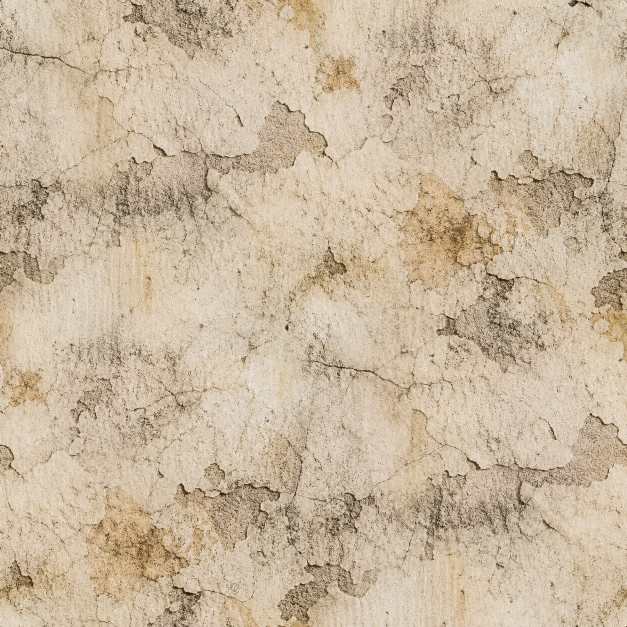
#> input picture assets-src/material/grund-kalk.png, 1254 x 1254 px, given in place of grund-kalk.webp, which was not available (shown at 1/2 size)
$ python make_og_image.py
#> lines starting #> are read from the running program, lines starting #| are printed output that depends on the picture; pictures that were not available may be replaced by others from this repository, and a replacement may not be noted
"""Erzeugt das Teilbild der Mondlese als Stillleben aus den echten Material-Fotos.

    python3 scripts/make_og_image.py

Ergebnis: public/assets/og-mondlese.png (1200x630) — die Wortmarke auf
weißer Galeriewand, darum herum Feder, Orakelknochen, Wurzel und Rinde
angeschnitten am Rand, darunter Wurfstäbe, Astragal und die fünf
Pigmentsteine wie nach einem Wurf auf dem Tisch.

Die Schriften (IM Fell English, Cormorant Garamond) liegen nicht im Repo.
Wer das Bild neu bauen will, legt sie als TTF unter scripts/fonts/ ab
oder setzt MONDLESE_FONT_DIR; ohne sie bricht das Skript mit einem
Hinweis ab, statt eine falsche Schrift zu setzen.
"""
import math
import os
import sys
from collections import deque

import numpy as np
from PIL import Image, ImageDraw, ImageEnhance, ImageFilter, ImageFont

W, H = 1200, 630
MAT = "public/assets/material"
SRC = "assets-src/material"
OUT = "public/assets/og-mondlese.jpg"
FONT_DIR = os.environ.get("MONDLESE_FONT_DIR", "scripts/fonts")

WALL = (251, 250, 247)
INK = (43, 36, 26)
SUB = (74, 62, 44)

# [39 lines left out: function freisteller, not called in this run]


def ground() -> Image.Image:
    """Weiße Galeriewand mit einer Ahnung von Kalkstruktur."""
    base = Image.new("RGB", (W, H), WALL)
    kalk = Image.open(f"{MAT}/grund-kalk.webp").convert("RGB")
#> kalk is the input picture: PIL image 1254x1254 RGB; mean R, G, B 201.8, 183.5, 158.7
    s = max(W / kalk.width, H / kalk.height)
#> s = 0.957
    kalk = kalk.resize((int(kalk.width * s) + 1, int(kalk.height * s) + 1),
                       Image.LANCZOS).crop((0, 0, W, H))
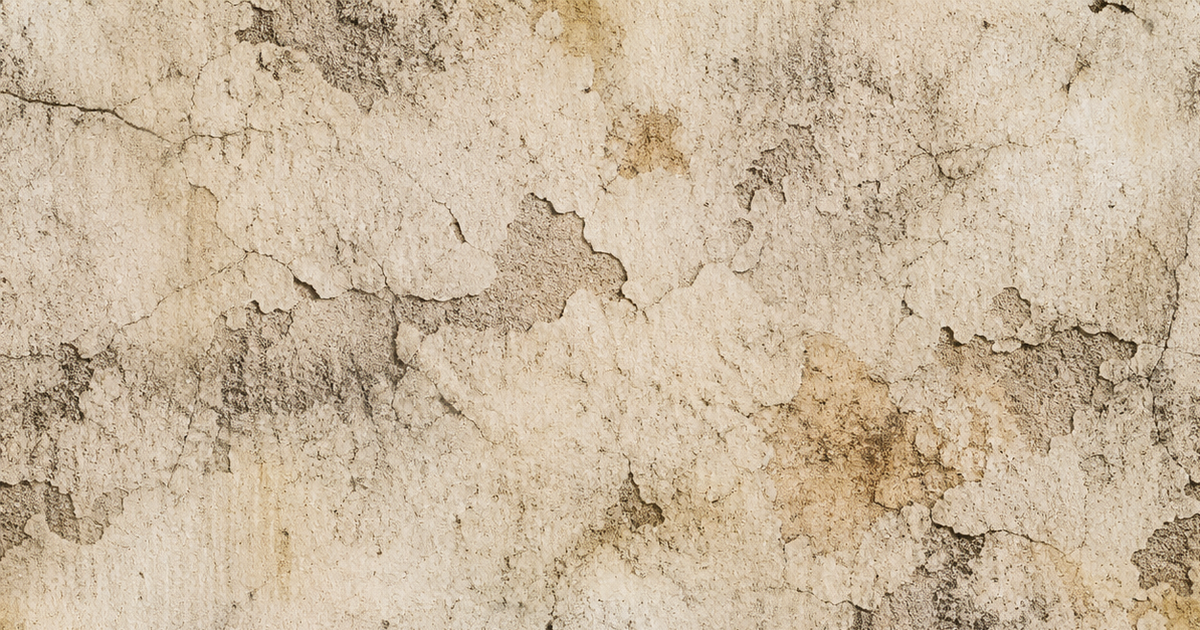
#> kalk: PIL image 1200x630 RGB; mean R, G, B 202, 183.7, 158.8
    kalk = ImageEnhance.Color(ImageEnhance.Brightness(kalk).enhance(1.3)).enhance(0.45)
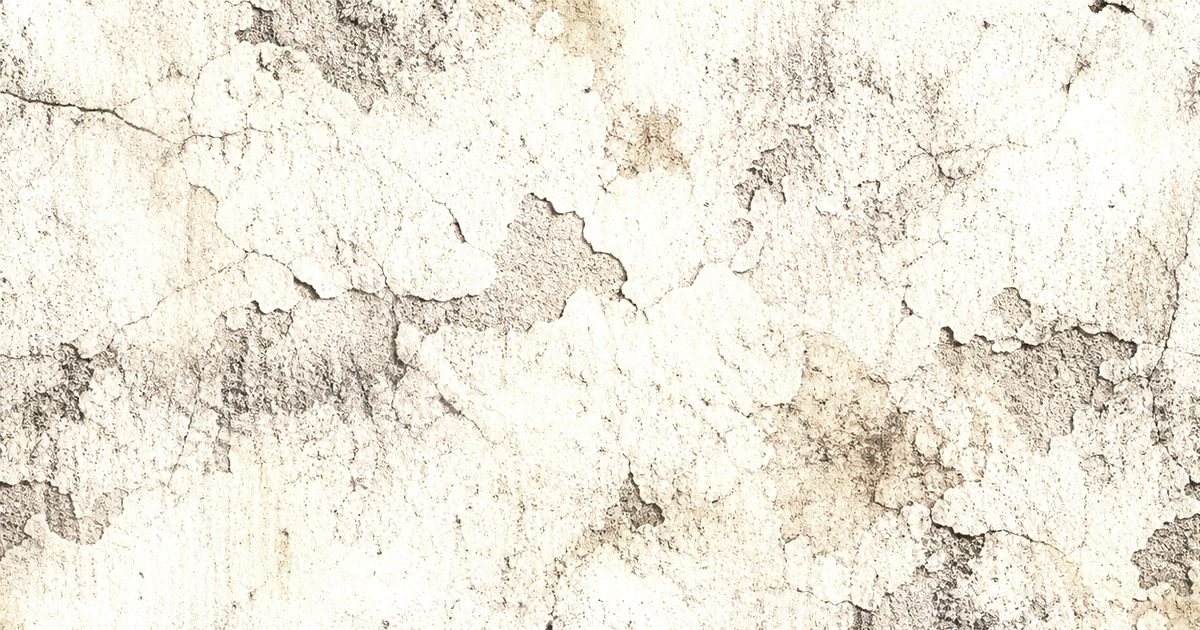
#> kalk: PIL image 1200x630 RGB; mean R, G, B 238.3, 233.1, 220.7
    return Image.blend(base, kalk, 0.17)


def place(canvas, img, *, height=None, angle=0.0, center=None, topleft=None,
          shadow=(7, 12, 14, 0.32)):
    """Legt ein Freisteller-Objekt mit weichem Schlagschatten auf die Wand.

    Licht kommt in der ganzen Fotostrecke von links oben, der Schatten also
    immer nach rechts unten.
    """
#> called with img = 'objekt-feder.webp', height = 178, angle = -31, topleft = (46, -34), shadow = (5, 9, 10, 0.26)
    im = img if isinstance(img, Image.Image) else Image.open(f"{MAT}/{img}").convert("RGBA")
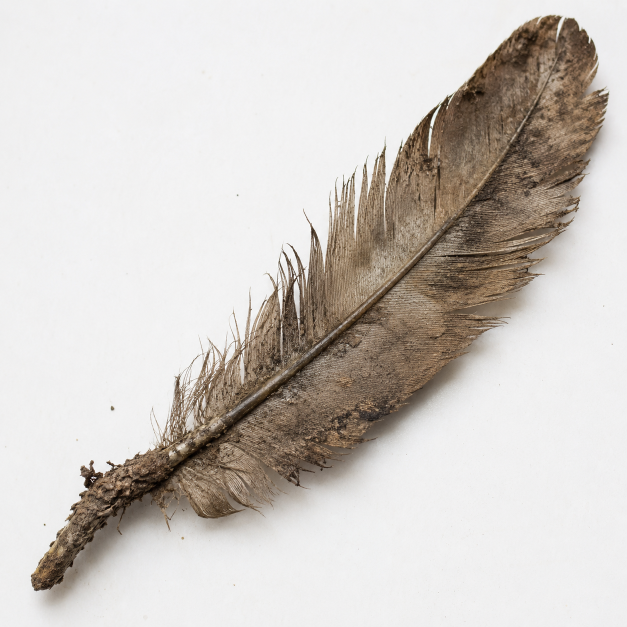
#> input picture assets-src/material/objekt-feder.png, 1254 x 1254 px, given in place of objekt-feder.webp, which was not available (shown at 1/2 size)
    if height:
        im = im.resize((max(1, round(im.width * height / im.height)), height), Image.LANCZOS)
#> im: PIL image 178x178 RGBA
    if angle:
        im = im.rotate(angle, resample=Image.BICUBIC, expand=True)
#> im: PIL image 246x246 RGBA

    x, y = ((center[0] - im.width // 2, center[1] - im.height // 2)
            if center else topleft)
#> x = 46; y = -34

    dx, dy, blur, opacity = shadow
    sh = Image.new("RGBA", (W, H), (0, 0, 0, 0))
#> sh: PIL image 1200x630 RGBA; every value is 0
    tint = Image.new("RGBA", im.size, (38, 30, 20, 255))
    tint.putalpha(im.split()[-1])
    sh.paste(tint, (x + dx, y + dy), tint)
    sh = sh.filter(ImageFilter.GaussianBlur(blur))
    sh.putalpha(sh.split()[-1].point(lambda v: int(v * opacity)))
    canvas.alpha_composite(sh)

    layer = Image.new("RGBA", (W, H), (0, 0, 0, 0))
    layer.paste(im, (x, y), im)
    canvas.alpha_composite(layer)


# [7 lines left out: function tracked, not called in this run]


def font(name, size):
    path = os.path.join(FONT_DIR, name)
    if not os.path.exists(path):
        sys.exit(f"Schrift fehlt: {path}\n"
                 f"IM Fell English und Cormorant Garamond als TTF nach "
                 f"{FONT_DIR}/ legen (oder MONDLESE_FONT_DIR setzen).")
    return ImageFont.truetype(path, size)


f_mark = font("IMFellEnglish-Italic.ttf", 96)
f_sub = font("CormorantGaramond-MediumItalic.ttf", 37)

canvas = ground().convert("RGBA")

# --- Rand: angeschnittene Objekte rahmen die freie Mitte -------------
place(canvas, "objekt-feder.webp", height=178, angle=-31, topleft=(46, -34),
      shadow=(5, 9, 10, 0.26))
place(canvas, "orakelknochen.webp", height=408, angle=10, topleft=(1002, -92),
      shadow=(8, 14, 16, 0.30))
#> call 2 of place, with img = 'orakelknochen.webp', height = 408, angle = 10, topleft = (1002, -92), shadow = (8, 14, 16, 0.3)
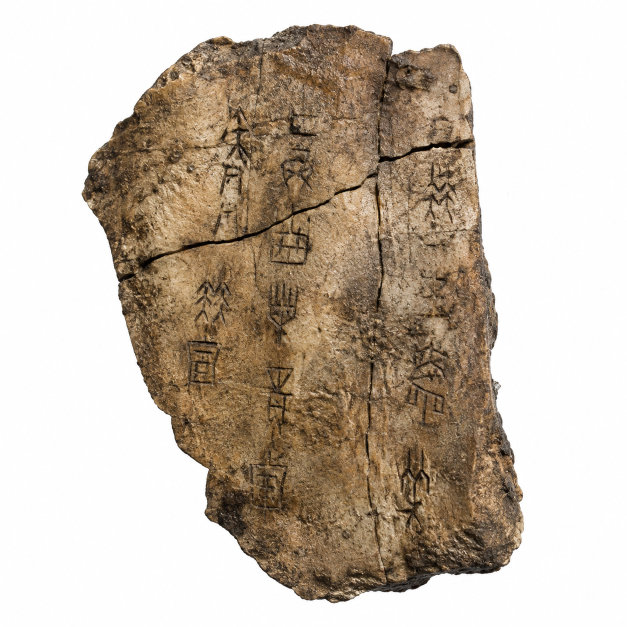
#> input picture assets-src/material/orakelknochen.png, 1254 x 1254 px, given in place of orakelknochen.webp, which was not available (shown at 1/2 size)
place(canvas, "objekt-wurzel.webp", height=392, angle=-5, topleft=(-142, 302),
      shadow=(9, 15, 18, 0.28))
#> call 3 of place, with img = 'objekt-wurzel.webp', height = 392, angle = -5, topleft = (-142, 302), shadow = (9, 15, 18, 0.28)
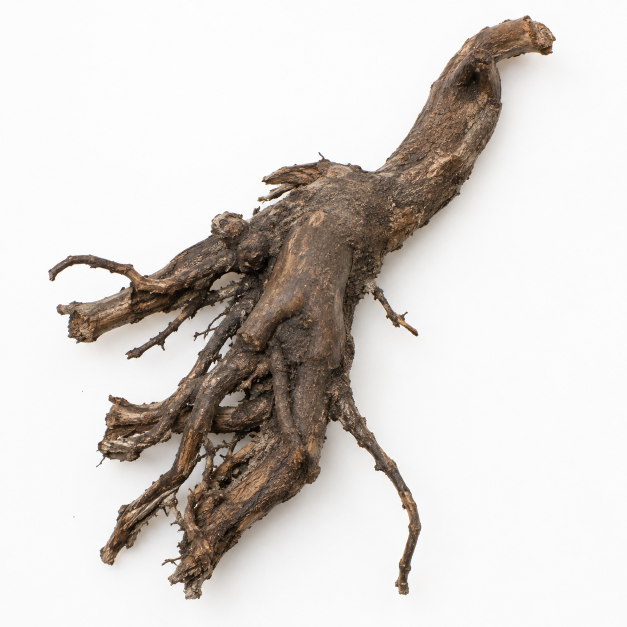
#> input picture assets-src/material/objekt-wurzel.png, 1254 x 1254 px, given in place of objekt-wurzel.webp, which was not available (shown at 1/2 size)
#> in place (call 3), `tint.putalpha(im.split()[-1])`:
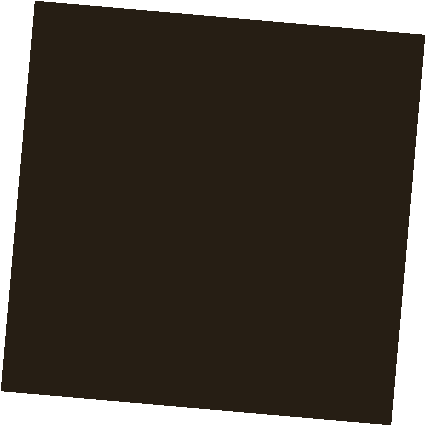
#> tint: PIL image 426x426 RGBA; mean R, G, B, A 38, 30, 20, 215.9; transparent parts drawn white
#> in place (call 3), `canvas.alpha_composite(layer)`:
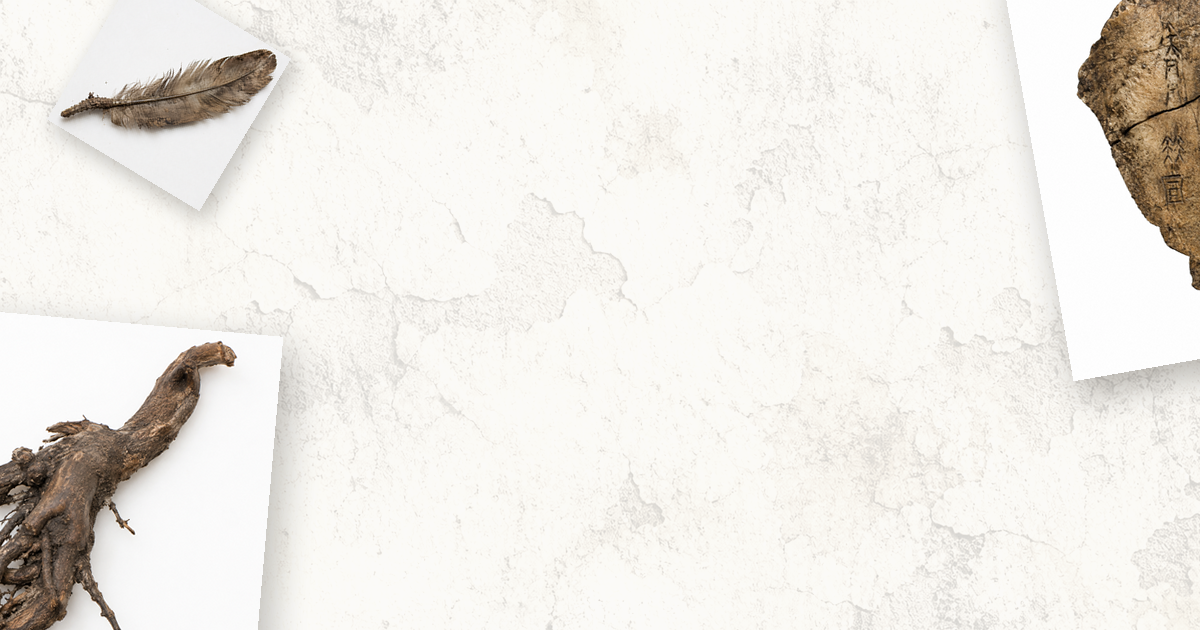
#> canvas: PIL image 1200x630 RGBA; mean R, G, B, A 237.7, 234.6, 229.3, 255
place(canvas, "objekt-rinde.webp", height=178, angle=16, topleft=(1078, 486),
      shadow=(7, 12, 14, 0.28))
#> (the run stopped early here; a loop or call above may not have finished)
